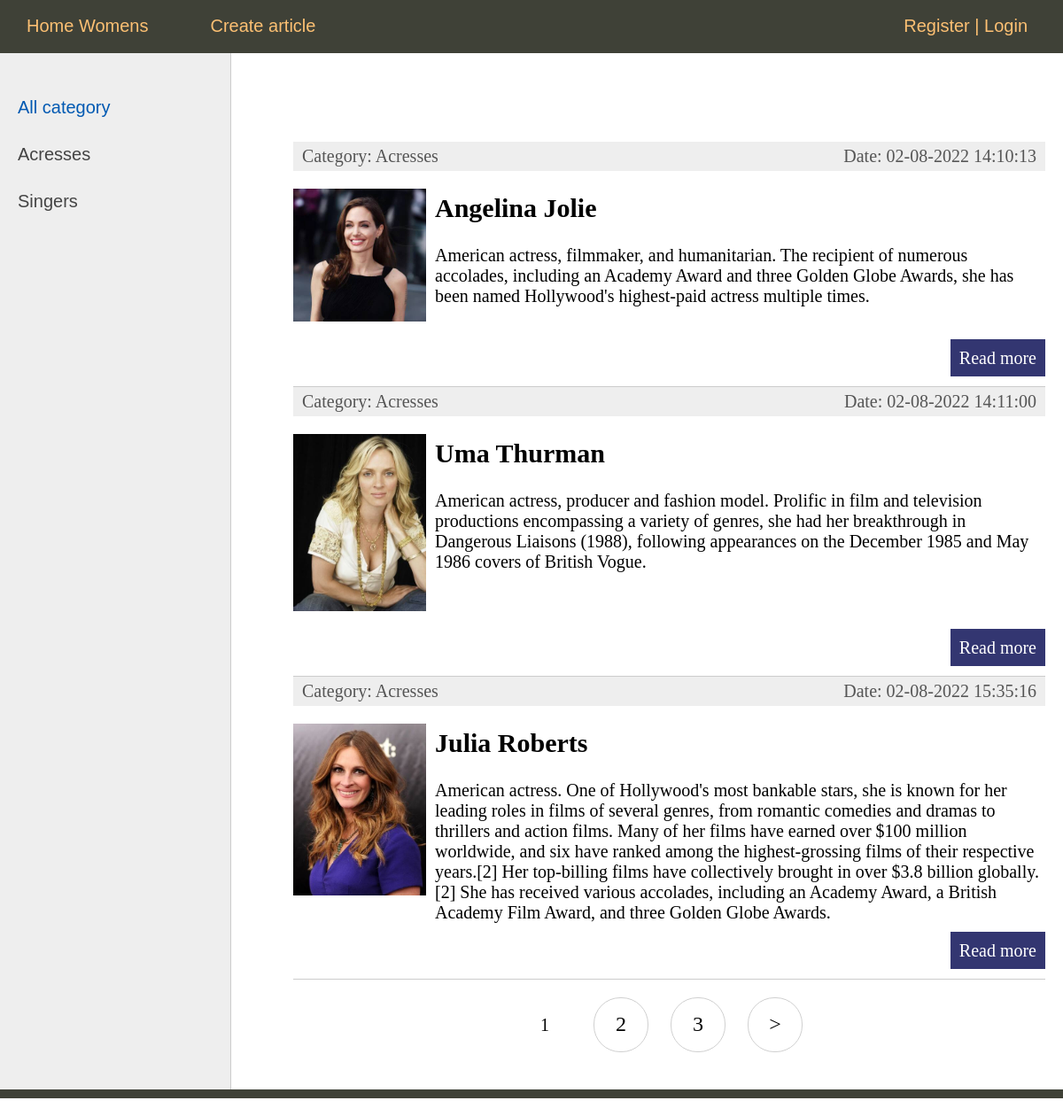
The page / on the database its author committed.
### women/models.py (models this page shows, shortened)
class Category(models.Model):
    name = models.CharField(max_length=100, db_index=True)
    slug = models.SlugField(max_length=255, unique=True,
                            db_index=True)
    def __str__(self):
        return self.name
    def get_absolute_url(self):
        return reverse('category', kwargs={'cat_slug': self.slug})

class Women(models.Model):
    title = models.CharField(max_length=255)
    slug = models.SlugField(max_length=255, unique=True,
                            db_index=True)
    content = models.TextField(blank=True)
    photo = models.ImageField(upload_to="photos/%Y/%m/%d/")
    time_create = models.DateTimeField(auto_now_add=True)
    time_update = models.DateTimeField(auto_now=True)
    is_published = models.BooleanField(default=True)
    cat = models.ForeignKey('Category', on_delete=models.PROTECT)
    def get_absolute_url(self):
        return reverse('post', kwargs={'post_slug': self.slug})
    class Meta:
        ordering = ['id']

### women/views.py (the view)
# urls.py: path('', WomenHome.as_view(), name='home'),
class WomenHome(DataMixin, ListView):
    model = Women
    template_name = 'women/index.html'
    context_object_name = 'posts'
    def get_context_data(self, *, object_list=None, **kwargs):
        context = super().get_context_data(**kwargs)
        c_def = self.get_user_context(title='General page')
        return dict(list(context.items()) + list(c_def.items()))
    def get_queryset(self):
        return Women.objects.filter(is_published=True)

### women/templatetags/women_tags.py (called while the page is built)
@register.simple_tag(name='get_cats')
def get_categories(filter=None):
    if not filter:
        return Category.objects.all()
    else:
        return Category.objects.filter(pk=filter)

### women/utils.py (called while the page is built)
    def get_user_context(self, **kwargs):
        context = kwargs
        cats = Category.objects.all()
        context['menu'] = menu
        context['cats'] = cats
        if 'cat_selected' not in context:
            context['cat_selected'] = 0
        return context

### women/templates/women/index.html (shortened to what this page needs)
{% extends 'women/base.html' %}
{% block content %}
<ul class="list-articles">
	{% for p in object_list %}
			<li><div class="article-panel">
	<p class="first">Category: {{p.cat}}</p>
	<p class="last">Date: {{p.time_update|date:"d-m-Y H:i:s"}}</p>
</div>
{% if p.photo %}
	<p><img class="img-article-left thumb" src="{{p.photo.url}}"></p>
{% endif %}
				<h2>{{p.title}}</h2>
	{{p.content}}
			<p class="link-read-post"><a href="{{ p.get_absolute_url }}">Read more</a></p>
			</li>
	{% endfor %}
</ul>
{% endblock %}

### women/templates/women/base.html (shortened to what this page needs)
{% load static %}
{% load women_tags %}
<!DOCTYPE html>
<html>
<head>
	<link type="text/css" href="{% static 'women/css/styles.css' %}" rel="stylesheet" />
</head>
<body>
<table class="table-page" border=0 cellpadding="0" cellspacing="0">
<tr><td valign=top>
{% block mainmenu %}
		<div class="header">
			<ul id="mainmenu" class="mainmenu">
{% for m in menu %}
			<li><a href="{% url m.url_name %}">{{m.title}}</a></li>
{% endfor %}
			{% if request.user.is_authenticated %}
							<li class="last">{{user.username}} | <a href="{% url 'logout' %}">Logout</a>
			{% else %}
			<li class="last"><a href="{% url 'register' %}">Register</a> | <a href="{% url 'login' %}">Login</a></li>
			{% endif %}
			</ul>
		</div>
{% endblock mainmenu %}
<table class="table-content" border=0 cellpadding="0" cellspacing="0">
<tr>
	<td valign="top" class="left-chapters">
	<ul id="leftchapters">
{% if cat_selected == 0 %}
		<li class="selected">All category</li>
{% else %}
		<li><a href="{% url 'home' %}">All category</a></li>
{% endif %}
		{% for c in cats %}
			{%  if c.pk == cat_selected %}
				<li class="selected">{{ c.name }}</li>
			{% else %}
				<li><a href="{{c.get_absolute_url}}">{{ c.name }}</a></li>
			{% endif %}
		{% endfor %}
	</ul>
</td>
<td valign="top" class="content">
	<div class="content-text">
{% block content %}
{% endblock %}
		<nav class="list-pages">
			<ul>
				{% for p in paginator.page_range %}
					{% if page_obj.number == p %}
						<li class="page-num page-num-selected">{{ p }}</li>
					{% elif p >= page_obj.number|add:-2 and p <= page_obj.number|add:2 %}
						<li class="page-num">
							<a href="?page={{ p }}">{{ p }}</a>
						</li>
					{% endif %}
				{% endfor %}
				{% if page_obj.has_next %}
				<li class="page-num">
					<a href="?page={{ page_obj.next_page_number }}">&gt;</a>
				</li>
				{% endif %}
			</ul>
		</nav>
	</div>
</td></tr></table>
</td></tr>
<tr><td valign=top>
	<div id="footer">
	</div>
</td></tr></table>
</body>
</html>

### women/static/women/css/styles.css (style rules this page uses)
html, body { font-family: 'Arial'; margin: 0; padding: 0; height: 100%; width: 100%; color: #444; }
a { color: #0059b2; text-decoration: none; }
img { max-width: 600px; height: auto; }
img.img-article-left { max-width: 300px; height: auto; float: left; padding: 0 10px 10px 0; }
img.img-article-left.thumb { max-width: 150px; height: auto; }
p.link-read-post { text-align: right; }
p.link-read-post a { padding: 10px; min-width: 100px; background: #333671; color: #fff; text-decoration: none; }
div.article-panel { background: #eee; padding: 5px 10px 5px 10px; box-sizing: border-box; overflow: hidden; color: #555; }
div.article-panel p.first { margin: 0; float: left; }
div.article-panel p.last { margin: 0; float: right; }
ul.list-articles { list-style: none; margin: 0; padding: 0; }
ul.list-articles li { border-bottom: 1px solid #ccc; }
.table-page { width: 100%; height: 100%; vertical-align: top; }
.table-page tr { height: 100%; }
.header { background: #3F4137; height: 60px; }
ul.mainmenu { list-style: none; margin: 0; padding: 0; height: 60px; color: #fdc073; font-size: 20px; overflow: hidden; }
ul.mainmenu li { float: left; margin: 18px 40px 0 30px; }
ul.mainmenu li.last { float: right; }
ul.mainmenu li a { color: #fdc073; text-decoration: none; }
.table-content { width: 100%; min-height: 100%; height: 100%; }
.left-chapters { margin: 0; background: #eee; border-right: 1px solid #ccc; min-height: 100%; }
.left-chapters ul { width: 230px; min-height: 100%; margin: 0; padding: 20px 10px 10px 20px; list-style: none; font-size: 20px; }
.left-chapters ul li { margin: 30px 0 0 0; color: #999; }
.left-chapters ul li.selected { color: #0059b2; }
.left-chapters ul li a { color: #444; text-decoration: none; }
.content { padding: 40px 20px 20px 40px; width: 100%; box-sizing: border-box; }
.content-text { margin: 60px 0 0 30px; color: #000; font-size: 20px; font-family: Yandex Sans Display Light; }
#footer { box-sizing: border-box; background: #3F4137; padding: 5px; color: #aaa; font-size: 14px; font-family: Verdana, Geneva, Arial, Helvetica; text-align: left; overflow: hidden; }
.list-pages { text-align: center; margin: 0 0 20px 0; }
.list-pages ul { margin: 20px 0 0 0; padding: 0; list-style: none; }
.list-pages ul li { display: inline-block; margin: 0 20px 0 0; }
.list-pages a { color: #000; font-size: 24px; text-decoration: none; }
.list-pages .page-num, .page-num-selected { display: inline-block; width: 60px; height: 44px; padding: 16px 0 0 0; border: 1px solid #d0d0d0; border-radius: 30px; }
.list-pages .page-num-selected { border: none; color: #000; font-size: 20px; }

### rows shown on the page
Category: name "Acresses"
Category: name "Singers"
Women: cat "Acresses", time_update "02-08-2022 14:10:13", photo (picture), title "Angelina Jolie", content "American actress, filmmaker, and humanitarian. The recipient of numerous accolades, including an Academy Award and three Golden Globe Awards, she has been named Hollywood's highest-paid actress multiple times."
Women: cat "Acresses", time_update "02-08-2022 14:11:00", photo (picture), title "Uma Thurman", content "American actress, producer and fashion model. Prolific in film and television productions encompassing a variety of genres, she had her breakthrough in Dangerous Liaisons (1988), following appearances on the December 1985 and May 1986 covers of British Vogue."
Women: cat "Acresses", time_update "02-08-2022 15:35:16", photo (picture), title "Julia Roberts", content "American actress. One of Hollywood's most bankable stars, she is known for her leading roles in films of several genres, from romantic comedies and dramas to thrillers and action films. Many of her films have earned over $100 million worldwide, and six have ranked among the highest-grossing films of their respective years.[2] Her top-billing films have collectively brought in over $3.8 billion globally.[2] She has received various accolades, including an Academy Award, a British Academy Film Award, and three Golden Globe Awards."

### other values the page prints
{{ m.title }} "Home Womens" "Create article"
{{ p }} "1"
{{ p }} "2" "3"
